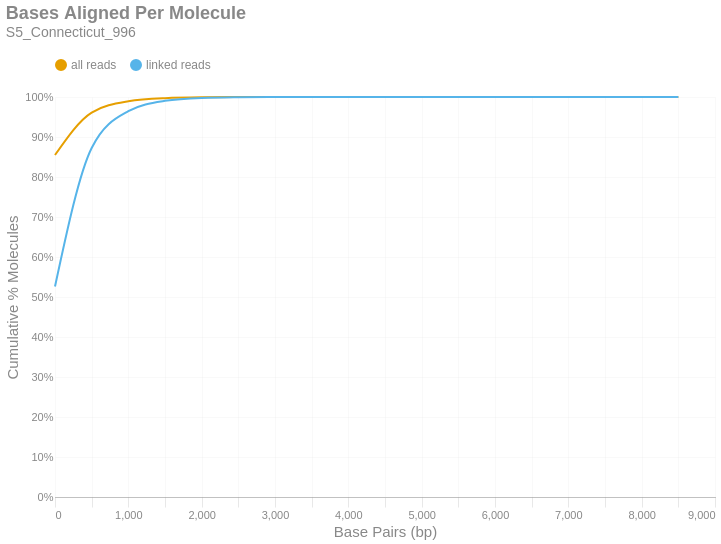

Source (notebook cell):
### Markdown cell above
### Bases Aligned Per Molecule
This is a cumulative frequency distribution showing the number of base pairs aligned per unique molecule. These data are shown in 500 bp bins. There are two distributions: one with `all reads` (yellow) and another with only `linked reads` (blue). The percent of molecules in the `linked reads` distribution is relative to the total number of linked molecules.

### Code cell
if SKIPLR:
    print_html(f"Skipped")
else:
    binned_df = consolidated_hist(valids['aligned_bp'], mask, 500, True)
    with SafeRender(binned_df):
        (
            density_plot(binned_df, 'Bases Aligned Per Molecule', samplename, 'basesper')
            .encode(
                x=alt.X('bin:Q', title="Base Pairs (bp)").axis(tickMinStep=500).scale(padding=0),
                y=alt.Y('value:Q', title='Cumulative % Molecules')
                    .axis(format='%')
                    .scale(domain = [0,1])
                    .stack(False),
                color=alt.Color("key:N").scale(domain = ["all reads", "linked reads"]),
                tooltip = [
                    alt.Tooltip("key:N", title = "Data Type"),
                    alt.Tooltip("range_label:N", title="Bases Aligned Per Molecule"),
                    alt.Tooltip("value:Q", format = ".2%", title="% Molecules (Cum.)")
                ]
            )
        ).display()

### Figure 1 — Vega-Lite specification as saved in the notebook (floating-point values rounded to 4 significant figures)
{"width": "container", "height": 400, "config": {"title": {"anchor": "start", "dy": -15, "fontSize": 18, "color": "#888888", "subtitleColor": "#888888", "subtitleFontSize": 14}, "arc": {"fill": "#0072B2"}, "axis": {"domainColor": "#888888", "domainWidth": 0.5, "gridWidth": 0.2, "grid": false, "titleFontWeight": 400, "titleFontSize": 15, "labelFontSize": 11, "labelColor": "#888888", "tickColor": "#888888", "tickWidth": 0.2, "titleColor": "#888888"}, "axisBand": {"grid": false}, "axisX": {"grid": true, "tickSize": 10, "domainCap": "round"}, "axisY": {"domain": false, "grid": true, "tickSize": 0, "domainCap": "round"}, "background": "transparent", "header": {"labelFontSize": 15, "labelColor": "#888888", "titleFontSize": 15, "titleFontWeight": 600, "titleColor": "#888888"}, "legend": {"labelFont": "sans-serif", "labelFontSize": 12, "labelColor": "#888888", "symbolSize": 100, "symbolType": "circle", "titleFontSize": 12, "titlePadding": 10, "titleColor": "#888888", "title": null, "orient": "top"}, "range": {"category": ["#E69F00", "#56B4E9", "#009E73", "#F0E442", "#0072B2", "#D55E00", "#CC79A7", "#000000"], "diverging": ["#cfe8f3", "#a2d4ec", "#73bfe2", "#46abdb", "#1696d2", "#12719e"]}, "area": {"fill": "#0072B2", "fillOpacity": 0.7, "line": true, "strokeOpacity": 0.7}, "line": {"color": "#0072B2", "stroke": "#0072B2", "strokeWidth": 2}, "trail": {"color": "#0072B2", "stroke": "#0072B2", "strokeWidth": 0, "size": 1}, "point": {"filled": true, "fillOpacity": 1.0, "size": 95}, "text": {"color": "#888888", "fontSize": 11, "align": "right", "fontWeight": 400, "size": 11}, "bar": {"fill": "#0072B2", "stroke": null}, "view": {"stroke": null, "continuousWidth": 660, "continuousHeight": 400}}, "data": {"name": "data-23ead167bc5c45613a51a652aaedd3de"}, "mark": {"type": "line", "interpolate": "monotone", "point": {"opacity": 0, "size": 275}}, "encoding": {"color": {"field": "key", "scale": {"domain": ["all reads", "linked reads"]}, "type": "nominal"}, "tooltip": [{"field": "key", "title": "Data Type", "type": "nominal"}, {"field": "range_label", "title": "Bases Aligned Per Molecule", "type": "nominal"}, {"field": "value", "format": ".2%", "title": "% Molecules (Cum.)", "type": "quantitative"}], "x": {"axis": {"tickMinStep": 500}, "field": "bin", "scale": {"padding": 0}, "title": "Base Pairs (bp)", "type": "quantitative"}, "y": {"axis": {"format": "%"}, "field": "value", "scale": {"domain": [0, 1]}, "stack": false, "title": "Cumulative % Molecules", "type": "quantitative"}}, "params": [{"name": "param_c36ac31b6afebe62", "select": {"type": "point", "fields": ["key"]}, "bind": "legend"}], "title": {"text": "Bases Aligned Per Molecule", "subtitle": "S5_Connecticut_996"}, "transform": [{"fold": ["all reads (cumsum)", "linked reads (cumsum)"]}, {"calculate": "replace(datum.key, ' (cumsum)', '')", "as": "key"}, {"filter": {"param": "param_c36ac31b6afebe62"}}], "usermeta": {"embedOptions": {"downloadFileName": "S5_Connecticut_996.basesper"}}, "$schema": "https://vega.github.io/schema/vega-lite/v6.1.0.json", "datasets": {"data-23ead167bc5c45613a51a652aaedd3de": [{"bin": "0.0", "interval": "0.0-500.0", "all reads": 0.855, "linked reads": 0.5261, "all reads (cumsum)": 0.855, "linked reads (cumsum)": 0.5261, "range_label": "0-499"}, {"bin": "500.0", "interval": "500.0-1000.0", "all reads": 0.1062, "linked reads": 0.3465, "all reads (cumsum)": 0.9611, "linked reads (cumsum)": 0.8726, "range_label": "500-999"}, {"bin": "1000.0", "interval": "1000.0-1500.0", "all reads": 0.02805, "linked reads": 0.09192, "all reads (cumsum)": 0.9892, "linked reads (cumsum)": 0.9645, "range_label": "1000-1499"}, {"bin": "1500.0", "interval": "1500.0-2000.0", "all reads": 0.007876, "linked reads": 0.02581, "all reads (cumsum)": 0.9971, "linked reads (cumsum)": 0.9904, "range_label": "1500-1999"}, {"bin": "2000.0", "interval": "2000.0-2500.0", "all reads": 0.002179, "linked reads": 0.007141, "all reads (cumsum)": 0.9992, "linked reads (cumsum)": 0.9975, "range_label": "2000-2499"}, {"bin": "2500.0", "interval": "2500.0-3000.0", "all reads": 0.0005292, "linked reads": 0.001734, "all reads (cumsum)": 0.9998, "linked reads (cumsum)": 0.9992, "range_label": "2500-2999"}, {"bin": "3000.0", "interval": "3000.0-3500.0", "all reads": 0.0001599, "linked reads": 0.0005242, "all reads (cumsum)": 0.9999, "linked reads (cumsum)": 0.9998, "range_label": "3000-3499"}, {"bin": "3500.0", "interval": "3500.0-4000.0", "all reads": 5.107e-05, "linked reads": 0.0001674, "all reads (cumsum)": 1.0, "linked reads (cumsum)": 0.9999, "range_label": "3500-3999"}, {"bin": "4000.0", "interval": "4000.0-4500.0", "all reads": 1.545e-05, "linked reads": 5.064e-05, "all reads (cumsum)": 1.0, "linked reads (cumsum)": 1.0, "range_label": "4000-4499"}, {"bin": "4500.0", "interval": "4500.0-5000.0", "all reads": 5.293e-06, "linked reads": 1.735e-05, "all reads (cumsum)": 1.0, "linked reads (cumsum)": 1.0, "range_label": "4500-4999"}, {"bin": "5000.0", "interval": "5000.0-5500.0", "all reads": 1.717e-06, "linked reads": 5.627e-06, "all reads (cumsum)": 1.0, "linked reads (cumsum)": 1.0, "range_label": "5000-5499"}, {"bin": "5500.0", "interval": "5500.0-6000.0", "all reads": 2.861e-07, "linked reads": 9.378e-07, "all reads (cumsum)": 1.0, "linked reads (cumsum)": 1.0, "range_label": "5500-5999"}, {"bin": "6000.0", "interval": "6000.0-6500.0", "all reads": 8.584e-07, "linked reads": 2.813e-06, "all reads (cumsum)": 1.0, "linked reads (cumsum)": 1.0, "range_label": "6000-6499"}, {"bin": "6500.0", "interval": "6500.0-7000.0", "all reads": 1.431e-07, "linked reads": 4.689e-07, "all reads (cumsum)": 1.0, "linked reads (cumsum)": 1.0, "range_label": "6500-6999"}, {"bin": "7000.0", "interval": "7000.0-7500.0", "all reads": 1.431e-07, "linked reads": 4.689e-07, "all reads (cumsum)": 1.0, "linked reads (cumsum)": 1.0, "range_label": "7000-7499"}, {"bin": "7500.0", "interval": "7500.0-8000.0", "all reads": 0.0, "linked reads": 0.0, "all reads (cumsum)": 1.0, "linked reads (cumsum)": 1.0, "range_label": "7500-7999"}, {"bin": "8000.0", "interval": "8000.0-8500.0", "all reads": 1.431e-07, "linked reads": 4.689e-07, "all reads (cumsum)": 1.0, "linked reads (cumsum)": 1.0, "range_label": "8000-8499"}, {"bin": "8500.0", "interval": "8500.0-9000.0", "all reads": 1.431e-07, "linked reads": 4.689e-07, "all reads (cumsum)": 1.0, "linked reads (cumsum)": 1.0, "range_label": "8500-8999"}]}}
